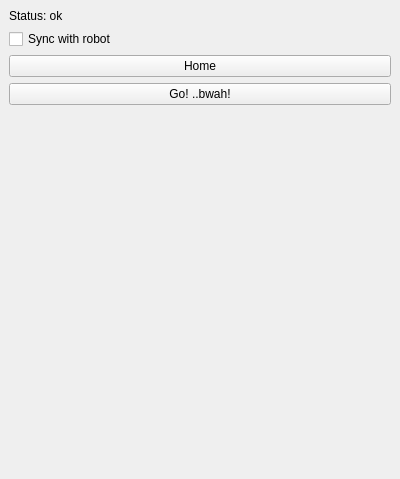
<?xml version="1.0" encoding="UTF-8"?>
<ui version="4.0">
 <class>Plugin</class>
 <widget class="QDockWidget" name="Plugin">
  <property name="geometry">
   <rect>
    <x>0</x>
    <y>0</y>
    <width>400</width>
    <height>479</height>
   </rect>
  </property>
  <property name="windowTitle">
   <string>EiT Plugin</string>
  </property>
  <widget class="QWidget" name="dockWidgetContents">
   <layout class="QVBoxLayout">
    <property name ="alignment">
     <enum>Qt::AlignTop</enum>
    </property>
    <item>
     <widget class="QLabel" name="ui_status_label">
      <property name="text">
       <string>Status: ok</string>
      </property>
      <property name="textFormat">
       <enum>Qt::RichText</enum>
      </property>
     </widget>
    </item>
    <item>
     <widget class="QCheckBox" name="ui_checkbox_sync">
      <property name="text">
       <string>Sync with robot</string>
      </property>
      <property name="checked">
       <bool>false</bool>
      </property>
     </widget>
    </item>
    <item>
     <widget class="QPushButton" name="ui_home_button">
      <property name="text">
       <string>Home</string>
      </property>
     </widget>
    </item>
    <item>
     <widget class="QPushButton" name="ui_go_button">
      <property name="text">
       <string>Go! ..bwah!</string>
      </property>
     </widget>
    </item>
   </layout>
  </widget>
 </widget>
 <resources/>
 <connections/>
</ui>
